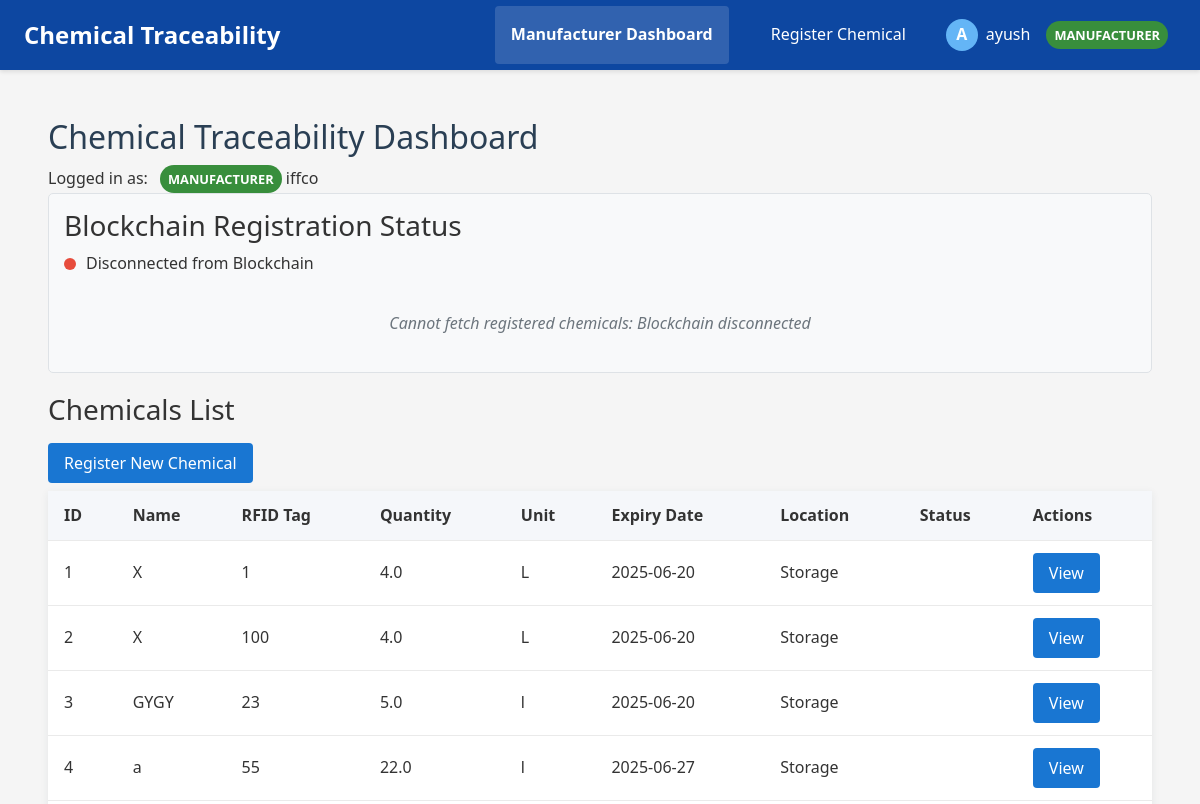
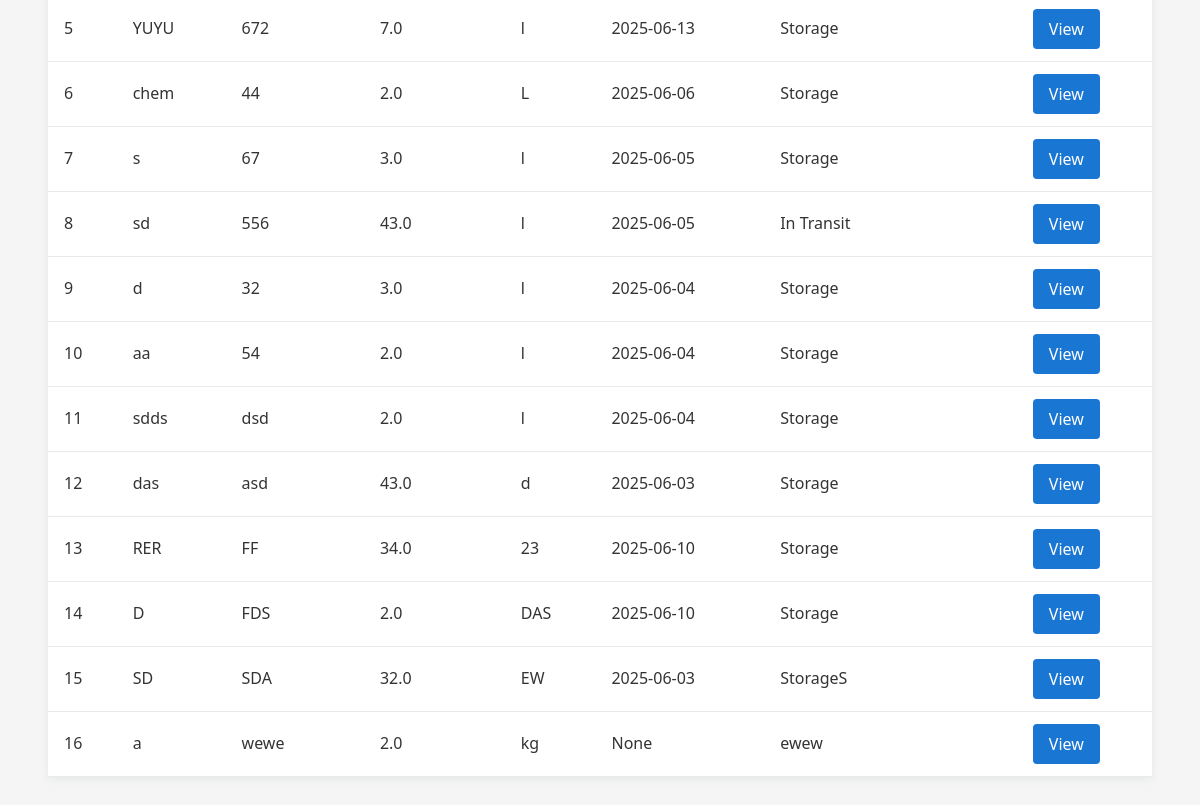
Page /dashboard (signed in) on the earlier database version (2 pictures, top to bottom).
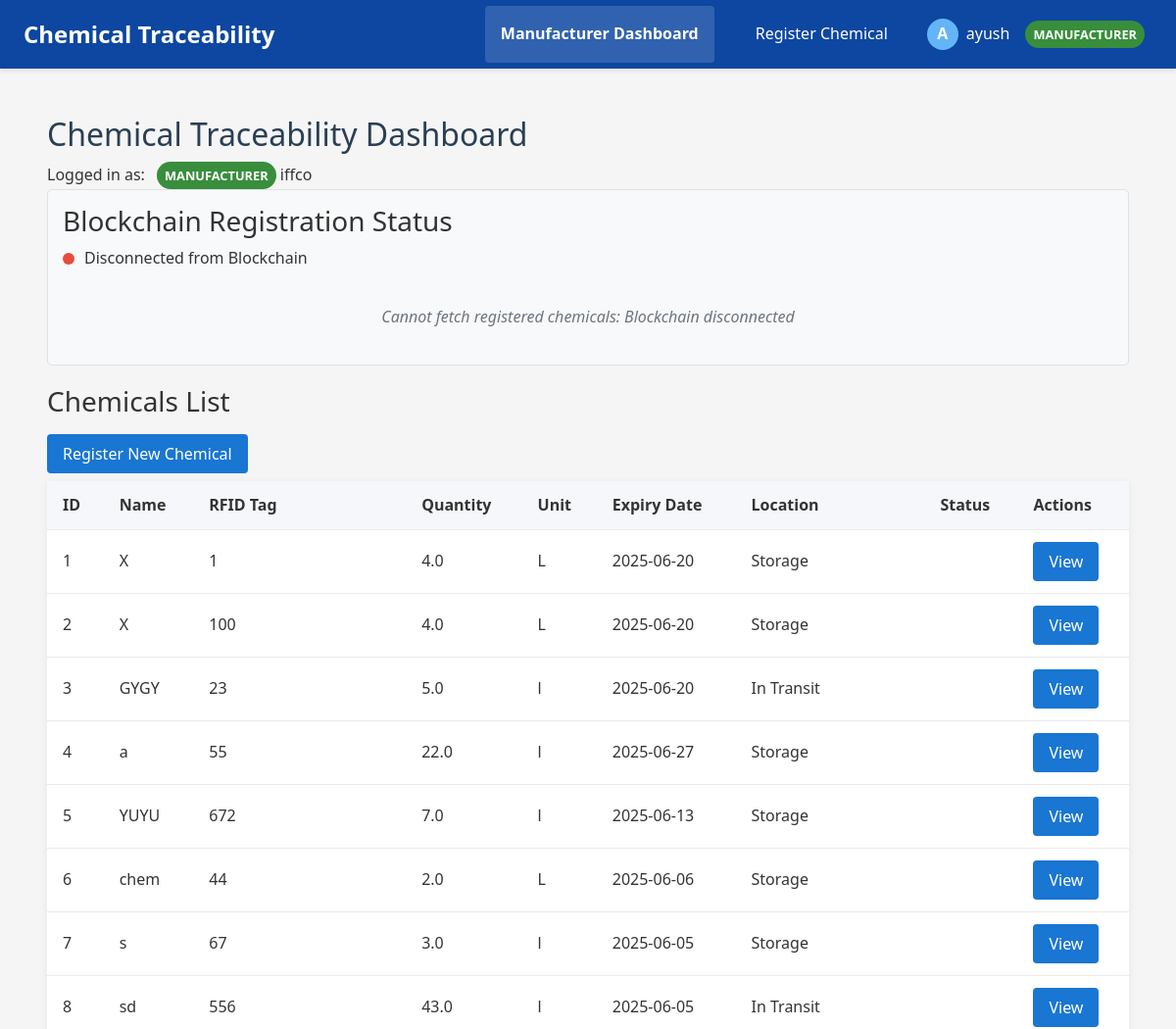
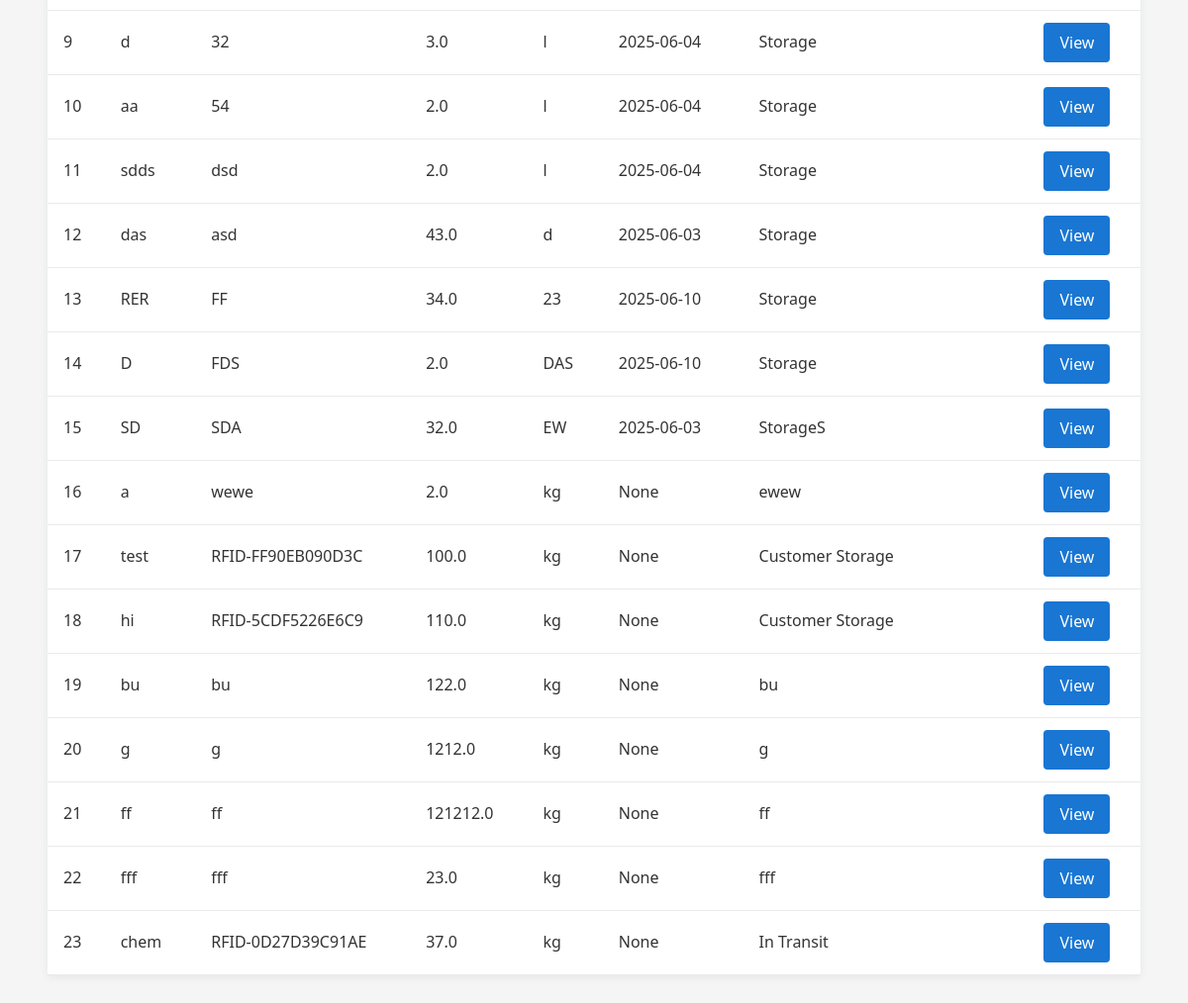
Same page on the later database version (2 pictures, top to bottom).
### app/models.py (models this page shows, shortened)
class User(UserMixin, db.Model):
    id = db.Column(db.Integer, primary_key=True)
    username = db.Column(db.String(80), unique=True, nullable=False)
    email = db.Column(db.String(120), unique=True, nullable=False)
    password_hash = db.Column(db.String(128), nullable=False)
    first_name = db.Column(db.String(50), nullable=True)
    last_name = db.Column(db.String(50), nullable=True)
    role = db.Column(db.Enum(RoleType), nullable=False)
    active = db.Column(db.Boolean, default=True)
    created_at = db.Column(db.DateTime, default=datetime.utcnow)
    last_login = db.Column(db.DateTime, nullable=True)
    organization_id = db.Column(db.Integer, db.ForeignKey('organization.id'))
    is_admin = db.Column(db.Boolean, default=False)

class Organization(db.Model):
    id = db.Column(db.Integer, primary_key=True)
    name = db.Column(db.String(100), nullable=False)
    email_domain = db.Column(db.String(100), nullable=False, unique=True)
    description = db.Column(db.Text, nullable=True)
    created_at = db.Column(db.DateTime, default=datetime.utcnow)
    active = db.Column(db.Boolean, default=True)
    can_manufacture = db.Column(db.Boolean, default=False)
    can_distribute = db.Column(db.Boolean, default=False)
    can_receive = db.Column(db.Boolean, default=False)
    users = db.relationship('User', backref='organization', lazy=True)

class Chemical(db.Model):
    id = db.Column(db.Integer, primary_key=True)
    name = db.Column(db.String(80), nullable=False)
    rfid_tag = db.Column(db.String(120), unique=True, nullable=False)
    quantity = db.Column(db.Float, nullable=True)
    unit = db.Column(db.String(20), nullable=True)
    expiry_date = db.Column(db.Date, nullable=True)
    storage_condition = db.Column(db.String(100), nullable=True)
    received_date = db.Column(db.Date, nullable=True)
    batch_number = db.Column(db.String(50), nullable=True)
    hazard_class = db.Column(db.String(50), nullable=True)
    cas_number = db.Column(db.String(50), nullable=True)
    description = db.Column(db.Text, nullable=True)
    current_location = db.Column(db.String(120), nullable=False, default='Storage')
    created_at = db.Column(db.DateTime, default=datetime.utcnow)
    last_updated = db.Column(db.DateTime, default=datetime.utcnow, onupdate=datetime.utcnow)
    registered_by_user_id = db.Column(db.Integer, db.ForeignKey('user.id'), nullable=False)
    manufacturer_org_id = db.Column(db.Integer, db.ForeignKey('organization.id'), nullable=False)
    current_custodian_org_id = db.Column(db.Integer, db.ForeignKey('organization.id'), nullable=False)
    registered_by = db.relationship('User', foreign_keys=[registered_by_user_id], backref='registered_chemicals')
    manufacturer_org = db.relationship('Organization', foreign_keys=[manufacturer_org_id], backref='manufactured_chemicals')
    current_custodian = db.relationship('Organization', foreign_keys=[current_custodian_org_id], backref='possessed_chemicals')

### app/routes/dashboard.py (the view)
@dashboard_bp.route('/dashboard')
@login_required
def dashboard():
    if current_user.is_admin:
        chemicals = Chemical.query.all()
    elif current_user.role == RoleType.MANUFACTURER:
        chemicals = Chemical.query.filter_by(manufacturer_org_id=current_user.organization_id).all()
    elif current_user.role == RoleType.DISTRIBUTOR:
        chemicals = Chemical.query.filter_by(current_custodian_org_id=current_user.organization_id).all()
    elif current_user.role == RoleType.CUSTOMER:
        chemicals = Chemical.query.filter_by(current_custodian_org_id=current_user.organization_id).all()
    else:
        chemicals = []
    organizations = []
    if current_user.is_admin:
        organizations = Organization.query.all()
    return render_template('dashboard.html',
                           chemicals=chemicals,
                           organizations=organizations)

### app/templates/dashboard.html (shortened to what this page needs)
{% extends "base.html" %}
{% block content %}
<div class="dashboard-header">
    <h2>Chemical Traceability Dashboard</h2>
    <div class="role-info">
        <span>Logged in as:</span>
        <span class="role-badge {{ current_user.role.name.lower() }}">{{ current_user.role.name }}</span>
        <span>{{ current_user.organization.name }}</span>
    </div>
</div>
<div class="blockchain-status-container" id="blockchainStatusContainer">
    <h3>Blockchain Registration Status</h3>
    <div class="blockchain-connection-status">
        <div id="connectionStatus" class="status-indicator">
            <span class="status-dot"></span>
            <span class="status-text">Checking blockchain connection...</span>
        </div>
    </div>
    <div id="registeredChemicals" class="registered-chemicals-list">
    </div>
</div>
<h3>Chemicals List</h3>
{% if current_user.role.name == 'MANUFACTURER' %}
<button class="button btn btn-primary" onclick="openChemicalForm()">Register New Chemical</button>
{% endif %}
<table class="data-table">
    <tr>
        <th>ID</th>
        <th>Name</th>
        <th>RFID Tag</th>
        <th>Quantity</th>
        <th>Unit</th>
        <th>Expiry Date</th>
        <th>Location</th>
        <th>Status</th>
        <th>Actions</th>
    </tr>
    {% for chemical in chemicals %}
    <tr>
        <td>{{ chemical.id }}</td>
        <td>{{ chemical.name }}</td>
        <td>{{ chemical.rfid_tag }}</td>
        <td>{{ chemical.quantity }}</td>
        <td>{{ chemical.unit }}</td>
        <td>{{ chemical.expiry_date }}</td>
        <td>{{ chemical.current_location if chemical.current_location else '' }}</td>
        <td>{{ chemical.status if chemical.status else '' }}</td>
        <td>
            <div class="action-buttons">
                <a href="{{ url_for('dashboard_bp.chemical_detail', chemical_id=chemical.id) }}" class="btn btn-primary btn-sm">View</a>
            </div>
        </td>
    </tr>
    {% endfor %}
</table>
{% endblock %}

### app/templates/base.html (shortened to what this page needs)
<!DOCTYPE html>
<html lang="en">
<head>
    <link rel="stylesheet" href="https://stackpath.bootstrapcdn.com/bootstrap/4.5.2/css/bootstrap.min.css">
    <link rel="stylesheet" href="{{ url_for('static', filename='style.css') }}">
</head>
<body>
    <nav class="navbar">
        <div class="logo">Chemical Traceability</div>
        <div class="nav-links">
            {% if current_user.is_authenticated %}
                {% if current_user.role.name == 'MANUFACTURER' %}
                <a href="{{ url_for('manufacturer_bp.dashboard') }}" class="dashboard-btn"><strong>Manufacturer Dashboard</strong></a>
                <a href="{{ url_for('manufacturer_bp.register_chemical') }}">Register Chemical</a>
                {% endif %}
                <div class="user-menu">
                    <div class="user-info" onclick="toggleDropdown()">
                        <div class="user-avatar">{{ current_user.username[0].upper() }}</div>
                        <span class="username">{{ current_user.username }}</span>
                        <span class="role-badge {{ current_user.role.name.lower() }}">{{ current_user.role.name }}</span>
                    </div>
                </div>
            {% else %}
                <a href="{{ url_for('auth.login') }}">Login</a>
                <a href="{{ url_for('auth.register') }}">Register</a>
            {% endif %}
        </div>
    </nav>
    <div class="container">
        <main>
            {% block content %}{% endblock %}
        </main>
    </div>
</body>
</html>

### app/static/style.css (style rules this page uses)
body { font-family: 'Segoe UI', Arial, sans-serif; background: #f4f6fb; margin: 0; padding: 0; color: #333; line-height: 1.6; }
nav { background: #2a3f54; color: #fff; padding: 1rem 2rem; display: flex; align-items: center; justify-content: space-between; }
nav a { color: #fff; text-decoration: none; margin-left: 1rem; font-weight: 500; }
main { padding: 2rem; }
h2 { color: #2a3f54; margin-top: 0; }
table { width: 100%; border-collapse: collapse; background: #fff; box-shadow: 0 2px 8px rgba(44,62,80,0.08); margin-bottom: 2rem; }
th, td { padding: 0.75rem 1rem; border-bottom: 1px solid #eaeaea; text-align: left; }
th { background: #f5f7fa; font-weight: 600; }
.button { background: #2a3f54; color: #fff; border: none; padding: 0.5rem 1.25rem; border-radius: 3px; cursor: pointer; font-size: 1rem; margin: 0.5rem 0; transition: background 0.2s; }

### app/templates/base.html (style rules this page uses)
body { font-family: 'Segoe UI', Tahoma, Geneva, Verdana, sans-serif; margin: 0; padding: 0; background-color: #f5f5f5; }
.navbar { background-color: #0d47a1; color: white; display: flex; justify-content: space-between; align-items: center; padding: 0 1.5rem; box-shadow: 0 2px 4px rgba(0,0,0,0.1); }
.logo { font-size: 1.5rem; font-weight: bold; padding: 1rem 0; }
.nav-links { display: flex; align-items: center; }
.nav-links a { color: white; text-decoration: none; padding: 1rem; display: inline-block; transition: background-color 0.3s; }
.user-menu { position: relative; display: inline-block; margin-left: 1rem; }
.user-info { display: flex; align-items: center; cursor: pointer; padding: 0.5rem; border-radius: 4px; }
.user-avatar { width: 32px; height: 32px; border-radius: 50%; margin-right: 0.5rem; background-color: #64b5f6; color: white; display: flex; align-items: center; justify-content: center; font-weight: bold; }
.username { margin-right: 0.5rem; }
.role-badge { display: inline-block; padding: 0.25rem 0.5rem; border-radius: 20px; font-size: 0.8rem; margin-left: 0.5rem; text-transform: uppercase; font-weight: bold; }
.manufacturer { background-color: #388e3c; color: white; }
.container { max-width: 1200px; margin: 0 auto; padding: 1.5rem; }
main { padding: 1.5rem; }
.btn { display: inline-block; padding: 0.5rem 1rem; border: none; border-radius: 4px; cursor: pointer; text-decoration: none; font-size: 1rem; text-align: center; }
.btn-primary { background-color: #1976d2; color: white; }
.dashboard-btn { background-color: rgba(255, 255, 255, 0.15); border-radius: 4px; margin-right: 10px; font-weight: bold; }

Differences in the rows shown:
changed Chemical "GYGY": current_location "Storage" → "In Transit"
added Chemical: id "17", name "test", rfid_tag "RFID-FF90EB090D3C", quantity "100.0", unit "kg", expiry_date "None", current_location "Customer Storage"
added Chemical: id "18", name "hi", rfid_tag "RFID-5CDF5226E6C9", quantity "110.0", unit "kg", expiry_date "None", current_location "Customer Storage"
added Chemical: id "19", name "bu", rfid_tag "bu", quantity "122.0", unit "kg", expiry_date "None", current_location "bu"
added Chemical: id "20", name "g", rfid_tag "g", quantity "1212.0", unit "kg", expiry_date "None", current_location "g"
added Chemical: id "21", name "ff", rfid_tag "ff", quantity "121212.0", unit "kg", expiry_date "None", current_location "ff"
added Chemical: id "22", name "fff", rfid_tag "fff", quantity "23.0", unit "kg", expiry_date "None", current_location "fff"
added Chemical: id "23", name "chem", rfid_tag "RFID-0D27D39C91AE", quantity "37.0", unit "kg", expiry_date "None", current_location "In Transit"
